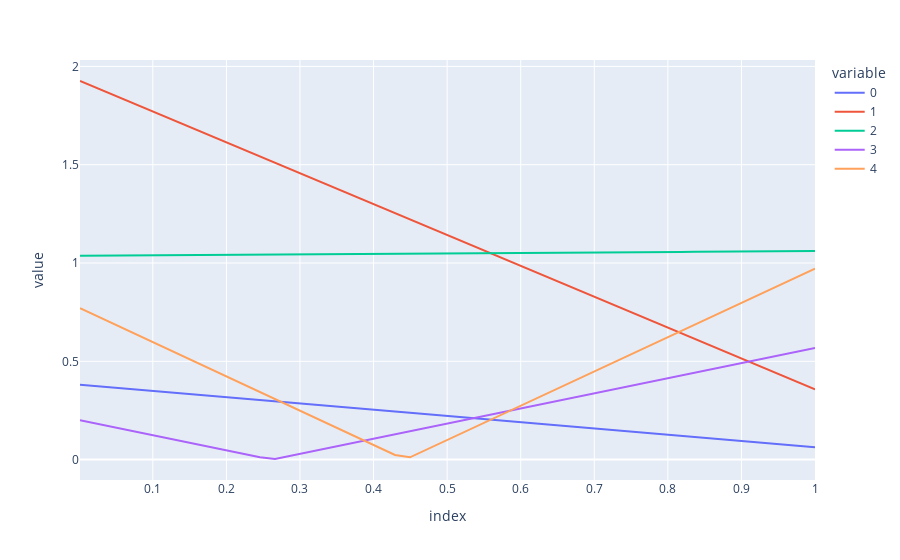

Notebook source saved alongside this figure:
### Code cell
from sklearn.linear_model import Lasso
from sklearn.metrics import mean_squared_error as mse
import plotly.express as px

vals = np.linspace(0.001, 1)
models = [Lasso(alpha=alph).fit(x, y) for alph in vals]
coefs = [model.coef_ for model in models]

df = pd.DataFrame(coefs, index=vals)

px.line(np.abs(df - coefficients), width=900)
